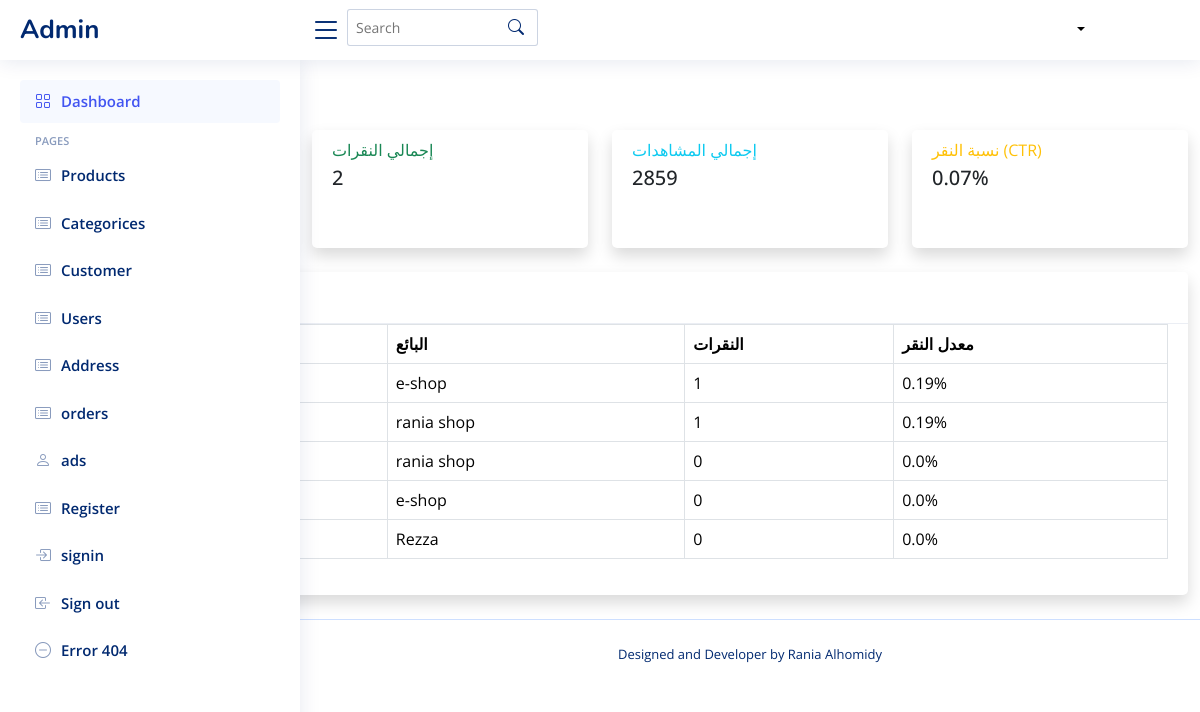
Before: /ads/stats with the older database file.
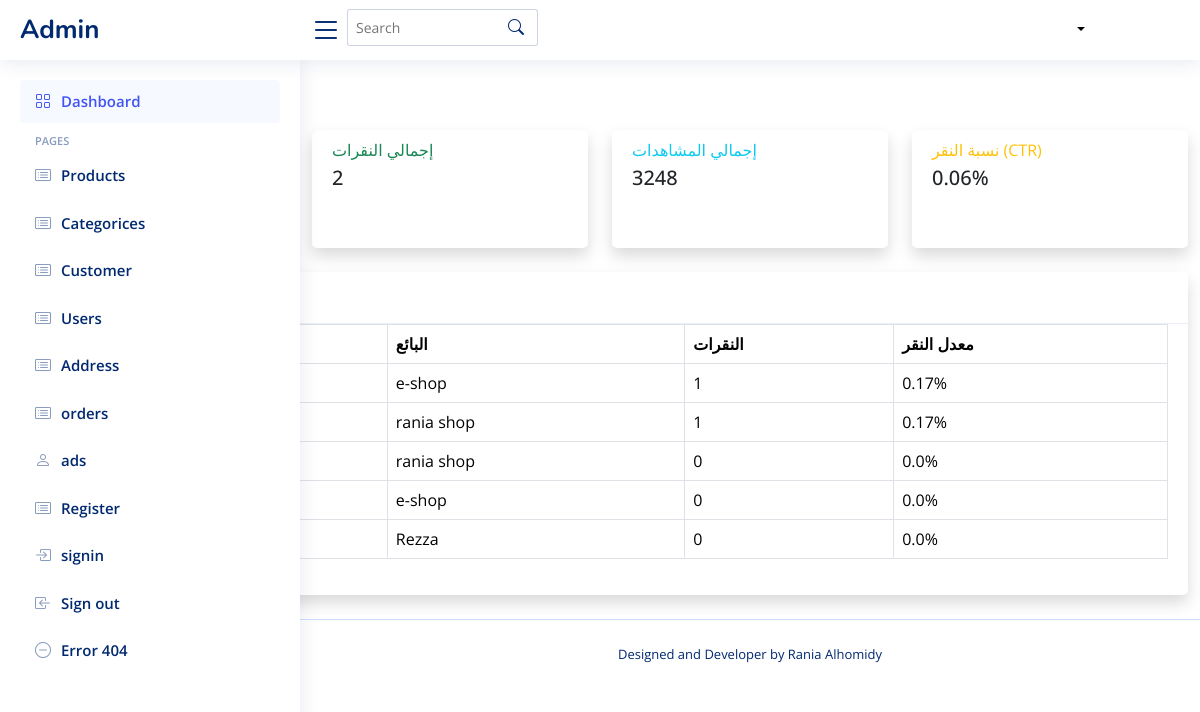
After: the same page with the newer database file.
### tables this page shows
CREATE TABLE ads (
        id INTEGER PRIMARY KEY AUTOINCREMENT,
        seller_id INTEGER NOT NULL,
        title TEXT NOT NULL,
        description TEXT,
        content_type TEXT NOT NULL,  -- 'image', 'video', 'text'
        content_path TEXT,           -- مسار الملف أو النص
        link_url TEXT NOT NULL,
        start_date TEXT NOT NULL,    -- 'YYYY-MM-DD'
        end_date TEXT NOT NULL,
        is_active INTEGER DEFAULT 1, -- 1/0
        order_index INTEGER DEFAULT 0,
        click_count INTEGER DEFAULT 0, -- إضافة عداد النقرات
        impression_count INTEGER DEFAULT 0, -- عداد المشاهدات
        priority INTEGER DEFAULT 1,   -- أولوية العرض (1-10)
        target_audience TEXT,        -- جمهور مستهدف (اختياري)
        created_at TIMESTAMP DEFAULT CURRENT_TIMESTAMP,
        FOREIGN KEY (seller_id) REFERENCES sellers(id) ON DELETE CASCADE
    );

CREATE TABLE sellers (
        id INTEGER PRIMARY KEY AUTOINCREMENT,
        name TEXT NOT NULL,
        store_name TEXT NOT NULL,
        store_image TEXT,
        address TEXT NOT NULL,  -- تمت إضافته هنا
        commercial_record TEXT,
        id_image TEXT,
        documents TEXT,
        SAddress_id INTEGER NOT NULL,
        num_id INTEGER NOT NULL,
        created_at TIMESTAMP DEFAULT CURRENT_TIMESTAMP,
        FOREIGN KEY (SAddress_id) REFERENCES seller_address(id),
        FOREIGN KEY (num_id) REFERENCES numbers(id)
    );

### ads_routes.py (the view)
@ads_bp.route('/stats')
def ads_stats():
    conn = get_db_connection()
    stats = conn.execute('''
        SELECT
            COUNT(*) as total_ads,
            SUM(click_count) as total_clicks,
            SUM(impression_count) as total_impressions
        FROM ads
    ''').fetchone()
    top_ads = conn.execute('''
        SELECT
            ads.id, ads.title, ads.click_count, ads.impression_count, sellers.store_name
        FROM ads
        JOIN sellers ON ads.seller_id = sellers.id
        ORDER BY ads.click_count DESC
        LIMIT 5
    ''').fetchall()
    conn.close()
    return render_template('admin/admin_ads_stats.html',
                           stats=stats,
                           top_ads=top_ads)

### templates/admin/admin_ads_stats.html (shortened to what this page needs)
{% include 'admin/header.html' %}
<div class="container-fluid">
    <div class="row mb-4">
        <div class="col-12">
            <h1 class="h3 mb-0">إحصائيات الإعلانات</h1>
        </div>
    </div>
    <div class="row">
        <div class="col-xl-3 col-md-6 mb-4">
            <div class="card border-left-primary shadow h-100 py-2">
                <div class="card-body">
                    <div class="row no-gutters align-items-center">
                        <div class="col mr-2">
                            <div class="text-xs font-weight-bold text-primary text-uppercase mb-1">
                                إجمالي الإعلانات</div>
                            <div class="h5 mb-0 font-weight-bold text-gray-800">{{ stats.total_ads }}</div>
                        </div>
                        <div class="col-auto">
                        </div>
                    </div>
                </div>
            </div>
        </div>
        <div class="col-xl-3 col-md-6 mb-4">
            <div class="card border-left-success shadow h-100 py-2">
                <div class="card-body">
                    <div class="row no-gutters align-items-center">
                        <div class="col mr-2">
                            <div class="text-xs font-weight-bold text-success text-uppercase mb-1">
                                إجمالي النقرات</div>
                            <div class="h5 mb-0 font-weight-bold text-gray-800">{{ stats.total_clicks }}</div>
                        </div>
                        <div class="col-auto">
                            <i class="fas fa-mouse-pointer fa-2x text-gray-300"></i>
                        </div>
                    </div>
                </div>
            </div>
        </div>
        <div class="col-xl-3 col-md-6 mb-4">
            <div class="card border-left-info shadow h-100 py-2">
                <div class="card-body">
                    <div class="row no-gutters align-items-center">
                        <div class="col mr-2">
                            <div class="text-xs font-weight-bold text-info text-uppercase mb-1">
                                إجمالي المشاهدات</div>
                            <div class="h5 mb-0 font-weight-bold text-gray-800">{{ stats.total_impressions }}</div>
                        </div>
                        <div class="col-auto">
                            <i class="fas fa-eye fa-2x text-gray-300"></i>
                        </div>
                    </div>
                </div>
            </div>
        </div>
        <div class="col-xl-3 col-md-6 mb-4">
            <div class="card border-left-warning shadow h-100 py-2">
                <div class="card-body">
                    <div class="row no-gutters align-items-center">
                        <div class="col mr-2">
                            <div class="text-xs font-weight-bold text-warning text-uppercase mb-1">
                                نسبة النقر (CTR)</div>
                            <div class="h5 mb-0 font-weight-bold text-gray-800">
                                {% if stats.total_impressions > 0 %}
                                {{ ((stats.total_clicks / stats.total_impressions) * 100)|round(2) }}%
                                {% else %}0%{% endif %}
                            </div>
                        </div>
                        <div class="col-auto">
                            <i class="fas fa-percent fa-2x text-gray-300"></i>
                        </div>
                    </div>
                </div>
            </div>
        </div>
    </div>
    <div class="row">
        <div class="col-12">
            <div class="card shadow mb-4">
                <div class="card-header py-3">
                    <h6 class="m-0 font-weight-bold text-primary">أفضل الإعلانات أداءً</h6>
                </div>
                <div class="card-body">
                    <div class="table-responsive">
                        <table class="table table-bordered" width="100%" cellspacing="0">
                            <thead>
                                <tr>
                                    <th>#</th>
                                    <th>العنوان</th>
                                    <th>البائع</th>
                                    <th>النقرات</th>
                                    <th>معدل النقر</th>
                                </tr>
                            </thead>
                            <tbody>
                                {% for ad in top_ads %}
                                <tr>
                                    <td>{{ loop.index }}</td>
                                    <td>{{ ad.title }}</td>
                                    <td>{{ ad.store_name }}</td>
                                    <td>{{ ad.click_count }}</td>
                                    <td>
                                        {% if ad.impression_count > 0 %}
                                        {{ ((ad.click_count / ad.impression_count) * 100)|round(2) }}%
                                        {% else %}0%{% endif %}
                                    </td>
                                </tr>
                                {% endfor %}
                            </tbody>
                        </table>
                    </div>
                </div>
            </div>
        </div>
    </div>
</div>
{% include 'admin/footer.html' %}

### templates/admin/header.html (shortened to what this page needs)
<!DOCTYPE html>
<html lang="en">
<head>
<!DOCTYPE html>
<html lang="en">
<head>
  <link href="https://cdn.jsdelivr.net/npm/bootstrap@5.3.0/dist/css/bootstrap.min.css" rel="stylesheet">
  <link href="{{ url_for('static', filename='vendor/bootstrap/css/bootstrap.min.css') }}" rel="stylesheet">
  <link href="{{ url_for('static', filename='vendor/bootstrap-icons/bootstrap-icons.css') }}" rel="stylesheet">
  <link href="{{ url_for('static', filename='vendor/boxicons/css/boxicons.min.css') }}" rel="stylesheet">
  <link href="{{ url_for('static', filename='vendor/quill/quill.snow.css') }}" rel="stylesheet">
  <link href="{{ url_for('static', filename='vendor/quill/quill.bubble.css') }}" rel="stylesheet">
  <link href="{{ url_for('static', filename='vendor/remixicon/remixicon.css') }}" rel="stylesheet">
  <link href="{{ url_for('static', filename='vendor/simple-datatables/style.css') }}" rel="stylesheet">
  <link rel="stylesheet" href="{{ url_for('static', filename='css/fontawesome.min.css') }}">
  <link rel="stylesheet" href="{{ url_for('static', filename='css/fontawesome.css') }}">
  <link rel="stylesheet" href="{{ url_for('static', filename='css/all.min.css') }}">
  <link rel="stylesheet" href="{{ url_for('static', filename='style/css/font-awesome.min.css') }}">
  <link href="{{ url_for('static', filename='css/index.css') }}" rel="stylesheet">
</head>
<body>
  <header id="header" class="header fixed-top d-flex align-items-center">
    <div class="d-flex align-items-center justify-content-between">
      <a href="{{ url_for('admin.home') }}" class="logo d-flex align-items-center">
        <span class="d-none d-lg-block">Admin</span>
      </a>
      <i class="bi bi-list toggle-sidebar-btn"></i>
    </div>
    <div class="search-bar">
      <form class="search-form d-flex align-items-center" method="POST" action="#">
        <input type="text" name="query" placeholder="Search" title="Enter search keyword">
        <button type="submit" title="Search"><i class="bi bi-search"></i></button>
      </form>
    </div>
      <nav class="navbar">
    <div class=" pro-info nav-item dropdown drop  p-0 d-flex ">
      <a class="info nav-link dropdown-toggle" href="#" role="button" data-bs-toggle="dropdown" aria-expanded="false">
      </a>
    </div>
    </nav>
  </header>
  <aside id="sidebar" class="sidebar">
    <ul class="sidebar-nav" id="sidebar-nav">
      <li class="nav-item">
        <a class="nav-link " href="{{url_for('admin.home')}}">
          <i class="bi bi-grid"></i>
          <span>Dashboard</span>
        </a>
      </li>
      <li class="nav-heading">Pages</li>
      <li class="nav-item">
        <a class="nav-link collapsed" href="{{ url_for('admin.show_product')}}">
          <i class="bi bi-card-list"></i>
          <span>Products</span>
        </a>
        </li>
        <li class="nav-item">
  <a class="nav-link collapsed" href="{{ url_for('admin.categories')}}">
    <i class="bi bi-card-list"></i>
    <span>Categorices</span>
  </a>
</li>
        <li class="nav-item">
        <a class="nav-link collapsed" href="{{url_for('admin.show_seller')}}">
          <i class="bi bi-card-list"></i>
          <span>Customer</span>
        </a>
        </li>
      <li class="nav-item">
        <a class="nav-link collapsed" href="{{url_for('admin.users')}}">
          <i class="bi bi-card-list"></i>
          <span>Users</span>
        </a>
      </li>
      <li class="nav-item">
        <a class="nav-link collapsed" href="address.html">
          <i class="bi bi-card-list"></i>
          <span>Address</span>
        </a>
      </li>
      <li class="nav-item">
        <a class="nav-link collapsed" href="orders.html">
          <i class="bi bi-card-list"></i>
          <span>orders</span>
        </a>
      </li>
      <li class="nav-item">
        <a class="nav-link collapsed" href="{{url_for('ads.ads_management')}}">
          <i class="bi bi-person"></i>
          <span>ads</span>
        </a>
      </li>
      <li class="nav-item">
        <a class="nav-link collapsed" href="signup.html">
          <i class="bi bi-card-list"></i>
          <span>Register</span>
        </a>
      </li>
      <li class="nav-item">
        <a class="nav-link collapsed" href="signin.html">
          <i class="bi bi-box-arrow-in-right"></i>
          <span>signin</span>
        </a>
      </li>
      <li class="nav-item">
        <a class="nav-link collapsed" href="logout.html">
          <i class="bi bi-box-arrow-in-left"></i>
          <span>Sign out</span>
        </a>
      </li>
      <li class="nav-item">
        <a class="nav-link collapsed" href="pages-error-404.html">
          <i class="bi bi-dash-circle"></i>
          <span>Error 404</span>
        </a>
      </li>
    </ul>
  </aside>

### templates/admin/footer.html (shortened to what this page needs)
  <footer id="footer" class="footer">
    <div class="credits">
      Designed and Developer by
        Rania Alhomidy
    </div>
  </footer>
</body>
</html>

Changed rows visible on the page:
changed ads (number 1 of 5 on the later page): ((ad.click_count/ad.impression_count)*100)|round(2) "0.19" → "0.17"
changed ads (number 2 of 5 on the later page): ((ad.click_count/ad.impression_count)*100)|round(2) "0.19" → "0.17"
Other visible differences:
{{ stats.total_impressions }}: "2859" → "3248"
{{ ((stats.total_clicks / stats.total_impressions) * 100)|round(2) }}: "0.07" → "0.06"
